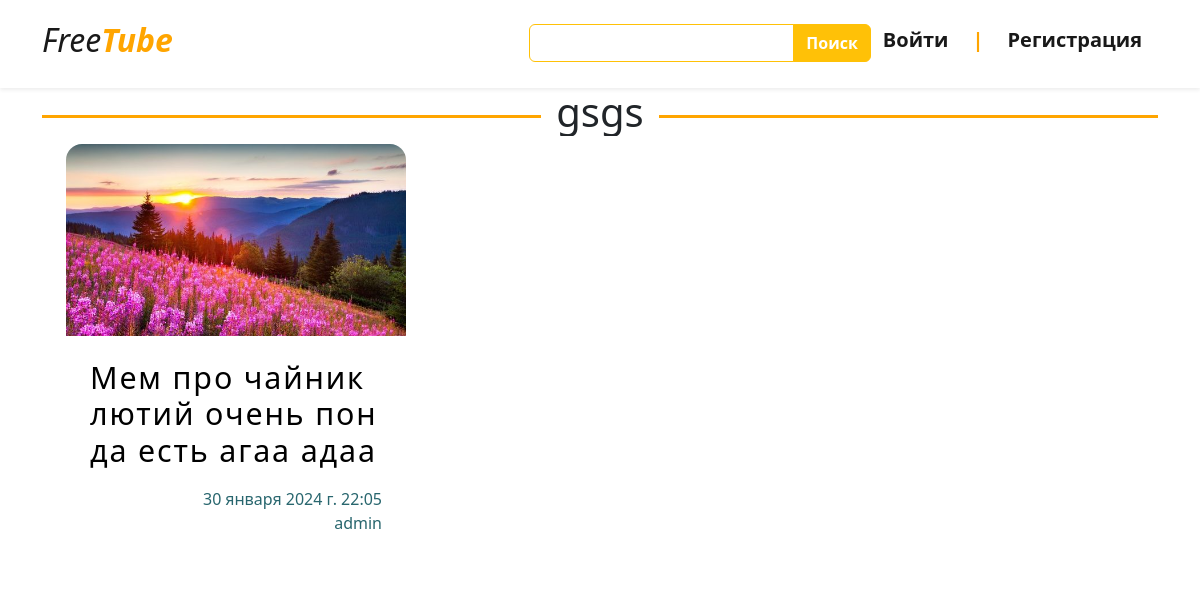
Screenshot of /category/gsgs/ with the database file from the repository.
### video/models.py (models this page shows, shortened)
class Category(models.Model):
    title = models.CharField(max_length = 255)
    slug = models.SlugField(unique = True)
    class Meta:
        verbose_name = 'Категория'
        verbose_name_plural = 'Категории'

class Post(models.Model):
    author =  models.ForeignKey(User, on_delete=models.CASCADE, null = True , blank = True)
    title = models.CharField(max_length=255)
    description = models.TextField()
    preview = models.ImageField(upload_to = 'post_previews/')
    video = models.FileField(upload_to='post_videos/')
    date = models.DateTimeField(default = timezone.now)
    published = models.BooleanField(default = False)
    category = models.ManyToManyField('Category')
    featured = models.BooleanField(default= False)
    slug = models.SlugField(unique = True)
    class  Meta:
        verbose_name = 'Видео'
        verbose_name_plural = 'Видео'
    def get_link(self):
        return reverse('post_detail_url', kwargs= {'slug': self.slug})

### video/views.py (the view)
# urls.py: path('category/<slug:slug>/', views.category_detail , name = 'category_detail_url'),
def category_detail(request, slug):
    category = Category.objects.get(slug__exact = slug)
    return render(request, 'category_detail.html', {'category':category})

### video/templates/category_detail.html (shortened to what this page needs)
{% extends 'base.html' %}
{% block content %}
<div class="container">
    <h1 class="line">{{category.title}}</h1>
      {% for post in category.post_set.all %}
        <div class="col">
          <section class="articles">
            <article>
              <div class="article-wrapper">
                <figure>
                  <a href="{{post.get_link}}">
                  <img src="{{post.preview.url}}" alt="" />
                </figure>
                <div class="article-body">
                  <h2>{{post.title}}</h2>
                  <p class="text-end">
                    {{post.date}}
                    <br>
                    {{post.author}}
                  </p>
                </div>
              </div>
            </article>
          </section>
          </div>
        {% endfor %}
{% endblock %}

### video/static/css/style.css (style rules this page uses)
.line { position: relative; z-index: 1; overflow: hidden; text-align: center; }
.line:before, .line:after { content: ''; display: inline-block; width: 100%; height: 3px; background: orange; z-index: -1; position: relative; vertical-align: middle; }
.line:before { right: 15px; margin: 0 0 0 -100%; }
.line:after { left: 15px; margin: 0 -100% 0 0; }
article { --img-scale: 1.001; --title-color: black; --link-icon-translate: -20px; --link-icon-opacity: 0; position: relative; border-radius: 16px; box-shadow: none; background: #fff; transform-origin: center; transition: all 0.4s ease-in-out; overflow: hidden; }
article a::after { position: absolute; inset-block: 0; inset-inline: 0; cursor: pointer; content: ""; }
article h2 { margin: 0 0 18px 0; font-size: 1.9rem; letter-spacing: 0.06em; color: var(--title-color); transition: color 0.3s ease-out; }
figure { margin: 0; padding: 0; aspect-ratio: 16 / 9; overflow: hidden; }
article img { max-width: 100%; transform-origin: center; transform: scale(var(--img-scale)); transition: transform 0.4s ease-in-out; }
.article-body { padding: 24px; }
article a { display: inline-flex; align-items: center; text-decoration: none; color: #28666e; }
*, *::before, *::after { box-sizing: border-box; }
.articles { display: grid; max-width: 1200px; margin-inline: auto; padding-inline: 24px; grid-template-columns: repeat(auto-fill, minmax(320px, 1fr)); gap: 24px; }

### rows the page displays
Category: title "gsgs"
Post: preview (picture), title "Мем про чайник лютий очень пон да есть агаа адаа", date "30 января 2024 г. 22:05", author "admin"
